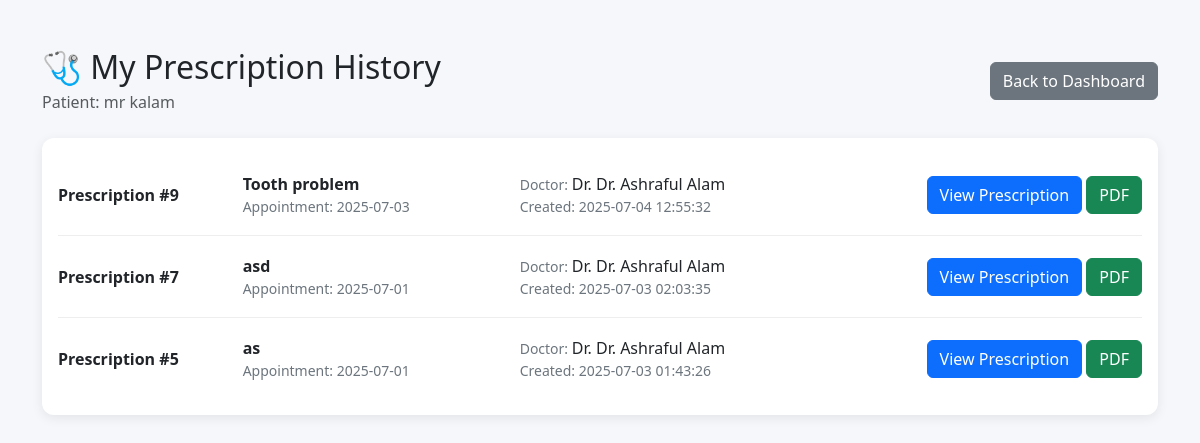
The page /patient_prescription_history.php (signed in) on the database its author committed.
### tables this page shows
CREATE TABLE `patients` (
  `id` int(11) NOT NULL,
  `username` varchar(50) NOT NULL,
  `password` varchar(255) NOT NULL,
  `name` varchar(100) NOT NULL,
  `email` varchar(100) DEFAULT NULL
);

CREATE TABLE `prescriptions` (
  `id` int(11) NOT NULL,
  `appointment_id` int(11) NOT NULL,
  `patient_id` int(11) NOT NULL,
  `doctor_id` int(11) NOT NULL,
  `notes` text DEFAULT NULL,
  `file_path` varchar(255) DEFAULT NULL,
  `created_at` datetime DEFAULT current_timestamp(),
  `diagnosis` text NOT NULL,
  `medications` text NOT NULL,
  `advice` text DEFAULT NULL
);

CREATE TABLE `appointments` (
  `id` int(11) NOT NULL,
  `patient_id` int(11) NOT NULL,
  `doctor_id` int(11) NOT NULL,
  `appointment_date` date NOT NULL,
  `appointment_time` time NOT NULL,
  `status` enum('Scheduled','Completed','Cancelled') DEFAULT 'Scheduled',
  `created_at` timestamp NOT NULL DEFAULT current_timestamp()
);

CREATE TABLE `doctors` (
  `id` int(11) NOT NULL,
  `username` varchar(50) NOT NULL,
  `password` varchar(255) NOT NULL,
  `name` varchar(100) NOT NULL,
  `specialization` varchar(100) DEFAULT NULL,
  `email` varchar(100) DEFAULT NULL
);

### patient_prescription_history.php (the view, shortened to what this page needs)
<?php
require 'config.php';
$patient_id = (int) $_SESSION['patient_id'];
$patientStmt = $pdo->prepare("
    SELECT id, name
    FROM patients
    WHERE id = ?
");
$patientStmt->execute([$patient_id]);
$patient = $patientStmt->fetch();
$stmt = $pdo->prepare("
    SELECT
        pr.id,
        pr.appointment_id,
        pr.diagnosis,
        pr.advice,
        pr.created_at,
        d.name AS doctor_name,
        a.appointment_date
    FROM prescriptions pr
    JOIN doctors d ON pr.doctor_id = d.id
    JOIN appointments a ON pr.appointment_id = a.id
    WHERE pr.patient_id = ?
    ORDER BY pr.id DESC
");
$stmt->execute([$patient_id]);
$prescriptions = $stmt->fetchAll();
?>
<!DOCTYPE html>
<html lang="en">
<head>
	<link href="assets/css/bootstrap.min.css" rel="stylesheet">
</head>
<body>
	<div class="container py-5">
		<div class="d-flex justify-content-between align-items-center mb-4">
			<div>
				<h2 class="mb-1">
					🩺 My Prescription History
				</h2>
				<p class="text-muted mb-0">
					Patient: <?= htmlspecialchars($patient['name']) ?>
				</p>
			</div>
			<a
				href="patient_dashboard.php"
				class="btn btn-secondary">
				Back to Dashboard
			</a>
		</div>
		<div class="card history-card">
			<div class="card-body">
				<?php if (empty($prescriptions)): ?>
					<div class="text-center py-5">
						<h5>No prescriptions found</h5>
						<p class="text-muted">
							You do not have any prescriptions yet.
						</p>
					</div>
				<?php else: ?>
					<?php foreach ($prescriptions as $prescription): ?>
						<div class="prescription-row">
							<div class="row align-items-center">
								<div class="col-md-2">
									<strong>
										Prescription #<?= $prescription['id'] ?>
									</strong>
								</div>
								<div class="col-md-3">
									<div class="diagnosis">
										<?= htmlspecialchars(
											$prescription['diagnosis']
										) ?>
									</div>
									<div class="date">
										Appointment:
										<?= htmlspecialchars(
											$prescription['appointment_date']
										) ?>
									</div>
								</div>
								<div class="col-md-3">
									<div>
										<span class="date">
											Doctor:
										</span>
										Dr.
										<?= htmlspecialchars(
											$prescription['doctor_name']
										) ?>
									</div>
									<div class="date">
										Created:
										<?= htmlspecialchars(
											$prescription['created_at']
										) ?>
									</div>
								</div>
								<div class="col-md-4 text-md-end mt-3 mt-md-0">
									<a
										href="view_prescription_patient.php?id=<?= $prescription['id'] ?>"
										class="btn btn-primary">
										View Prescription
									</a>
									<a
										href="prescriptions/prescription_<?= $prescription['appointment_id'] ?>.pdf"
										class="btn btn-success"
										download>
										PDF
									</a>
								</div>
							</div>
						</div>
					<?php endforeach; ?>
				<?php endif; ?>
			</div>
		</div>
	</div>
</body>
</html>

### patient_prescription_history.php (style rules this page uses)
body { background: #f5f7fa; }
.history-card { border: none; border-radius: 12px; box-shadow: 0 3px 12px rgba(0, 0, 0, 0.08); }
.prescription-row { border-bottom: 1px solid #eee; padding: 18px 0; }
.prescription-row:last-child { border-bottom: none; }
.diagnosis { font-weight: 600; }
.date { color: #6c757d; font-size: 14px; }

### rows shown on the page
patients: name "mr kalam"
prescriptions: id "9", diagnosis "Tooth problem", appointment.appointment_date "2025-07-03", doctor.name "Dr. Ashraful Alam", created_at "2025-07-04 12:55:32"
prescriptions: id "7", diagnosis "asd", appointment.appointment_date "2025-07-01", doctor.name "Dr. Ashraful Alam", created_at "2025-07-03 02:03:35"
prescriptions: id "5", diagnosis "as", appointment.appointment_date "2025-07-01", doctor.name "Dr. Ashraful Alam", created_at "2025-07-03 01:43:26"
